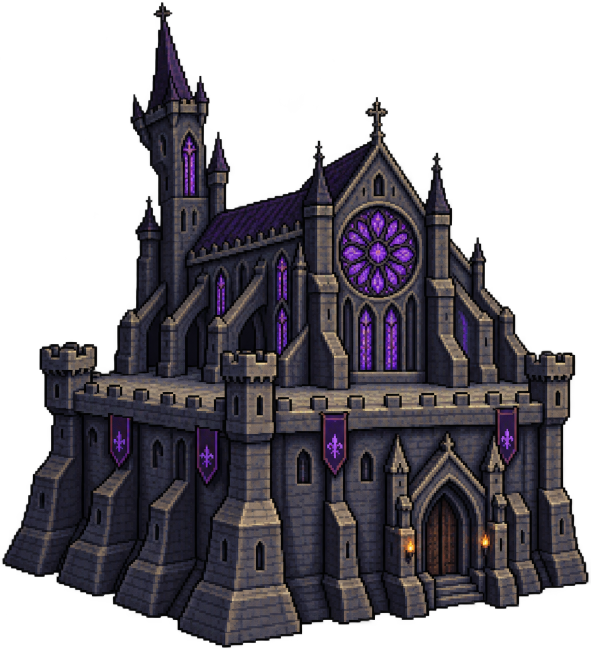
#> input picture assets/castles/dark-16bit-v2.png, 1182 x 1330 px, given in place of full.png, which was not available (shown at 1/2 size)
$ python export.py ../../assets/castles ../../assets/castles/fire-16bit.png ../../assets/castles/fire-16bit.png
#> lines starting #> are read from the running program, lines starting #| are printed output that depends on the picture; after the words box and inside, x2 and y2 are one past the last pixel; in counts of white or black regions, pixels touching at a corner belong together; pictures that were not available may be replaced by others from this repository, and a replacement may not be noted
# Exports the Pip icon to Play Store, iOS, Capacitor source and Android mipmap sizes.
# python3 export.py PXDIR OUTDIR [APPDIR]
from PIL import Image
import sys, os
px, od = sys.argv[1], sys.argv[2]; app = sys.argv[3] if len(sys.argv) > 3 else None
def up(im, size):
    # integer nearest upscale, then one smooth resample to the exact size: crisp, even pixels
    k = -(-size // im.width) * 4
    return im.resize((im.width * k, im.height * k), Image.NEAREST).resize((size, size), Image.LANCZOS)
full60 = Image.open(f'{px}/full.png').convert('RGBA'); fg60 = Image.open(f'{px}/fg.png'); bg60 = Image.open(f'{px}/bg.png').convert('RGB')
#> further down, full60 is the input picture: PIL image 1182x1330 RGBA; mean R, G, B, A 28.4, 25.1, 30.6, 134.2
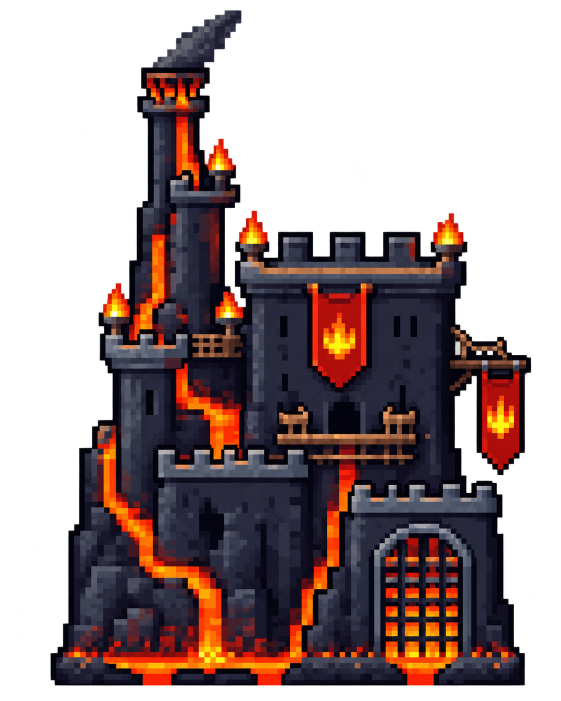
#> input picture assets/castles/fire-16bit.png, 1122 x 1402 px, given in place of fg.png, which was not available (shown at 1/2 size)
#> further down, fg60 is the input picture: PIL image 1122x1402 RGBA; mean R, G, B, A 37.8, 21.7, 21.6, 126.9
#> after `bg60 = Image.open(f'{px}/bg.png').convert('RGB')`:
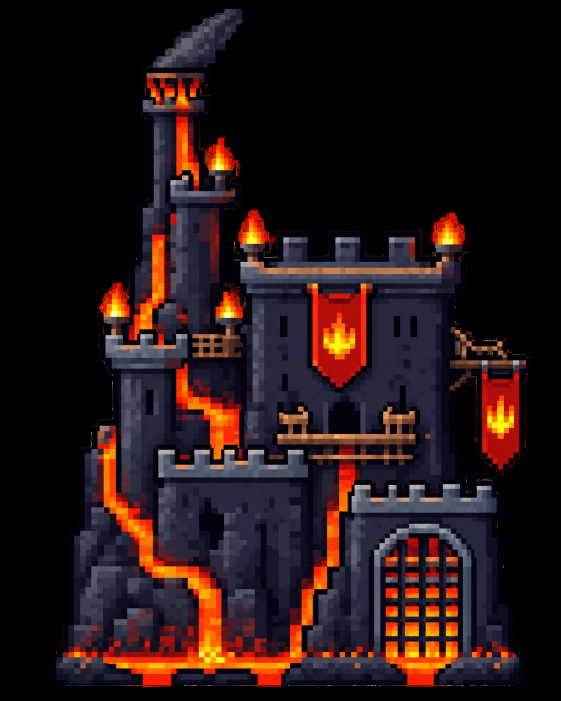
#> bg60: PIL image 1122x1402 RGB (shown at 1/2 size); mean R, G, B 37.8, 21.7, 21.6
vis = (11, 11, 55, 55)  # the visible 72dp of the 108dp adaptive layer
icon = full60.crop(vis).convert('RGB'); fgv = fg60.crop(vis); bgv = bg60.crop(vis)
#> after `icon = full60.crop(vis).convert('RGB')`: icon: PIL image 44x44 RGB; every value is 0
#> after `fgv = fg60.crop(vis)`: fgv: PIL image 44x44 RGBA; every value is 0
os.makedirs(od, exist_ok=True)
up(icon, 512).save(f'{od}/play-store-icon-512.png')
#> in up, `return im.resize((im.width * k, im.height * k), Image.NEAREST).resize(..`: returned value: PIL image 512x512 RGB; every value is 0
up(icon, 1024).save(f'{od}/app-icon-1024.png')
#> in up (call 2), `return im.resize((im.width * k, im.height * k), Image.NEAREST).resize(..`: returned value: PIL image 1024x1024 RGB; every value is 0
icon.save(f'{od}/app-icon-44px-source.png')
up(fg60, 1024).save(f'{od}/adaptive-foreground-1024.png'); up(bg60, 1024).save(f'{od}/adaptive-background-1024.png')
#> call 3 of up, with size = 1024
#> in up (call 3), `return im.resize((im.width * k, im.height * k), Image.NEAREST).resize(..`:
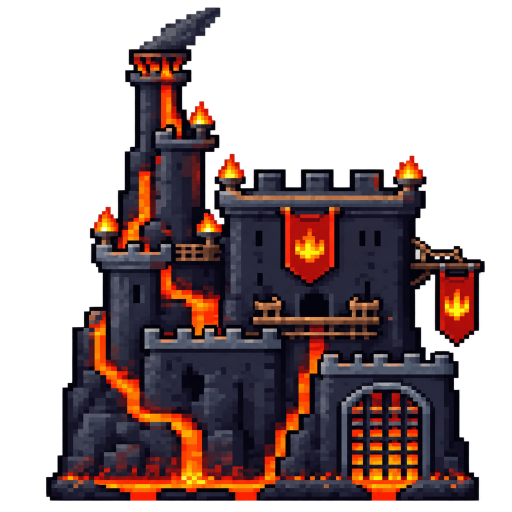
#> returned value: PIL image 1024x1024 RGBA (shown at 1/2 size); mean R, G, B, A 37.6, 21.6, 21.5, 126.9; transparent parts drawn white
#> call 4 of up, with size = 1024
#> in up (call 4), `return im.resize((im.width * k, im.height * k), Image.NEAREST).resize(..`:
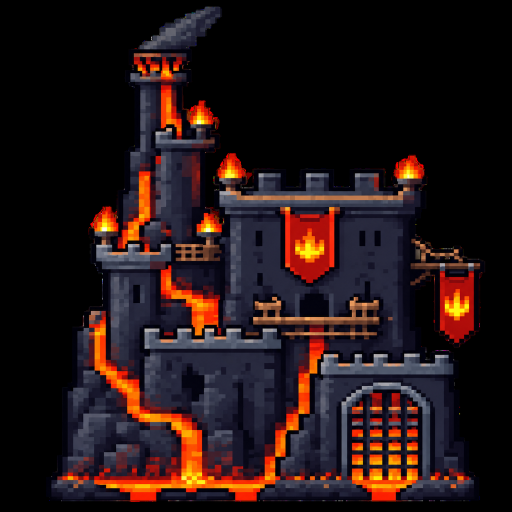
#> returned value: PIL image 1024x1024 RGB (shown at 1/2 size); mean R, G, B 37.8, 21.7, 21.7
if app:
    up(icon, 1024).save(f'{app}/app/icons/icon-only.png')
    up(fg60, 1024).save(f'{app}/app/icons/icon-foreground.png')
    up(bg60, 1024).save(f'{app}/app/icons/icon-background.png')
    up(icon, 1024).save(f'{app}/ios/App/App/Assets.xcassets/AppIcon.appiconset/AppIcon-512@2x.png')
    res = f'{app}/android/app/src/main/res'
    from PIL import ImageDraw
    for d, s in dict(ldpi=36, mdpi=48, hdpi=72, xhdpi=96, xxhdpi=144, xxxhdpi=192).items():
        f = f'{res}/mipmap-{d}'
        up(fgv, s).save(f'{f}/ic_launcher_foreground.png'); up(bgv, s).save(f'{f}/ic_launcher_background.png')
        sq = up(icon, s).convert('RGBA')
        m = Image.new('L', (s * 4, s * 4), 0); ImageDraw.Draw(m).rounded_rectangle((0, 0, s * 4 - 1, s * 4 - 1), radius=s * 4 // 6, fill=255)
        sq.putalpha(m.resize((s, s), Image.LANCZOS)); sq.save(f'{f}/ic_launcher.png')
        rd = up(icon, s).convert('RGBA'); m = Image.new('L', (s * 4, s * 4), 0); ImageDraw.Draw(m).ellipse((0, 0, s * 4 - 1, s * 4 - 1), fill=255)
        rd.putalpha(m.resize((s, s), Image.LANCZOS)); rd.save(f'{f}/ic_launcher_round.png')
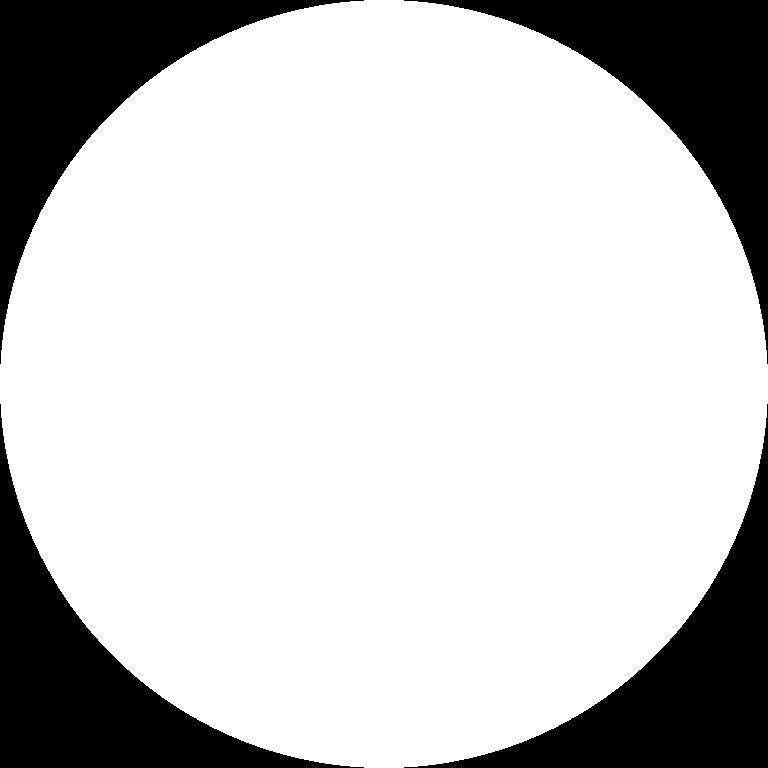
#> m: PIL image 768x768 L; 78.5% white; 4 black regions, box (x1, y1, x2, y2) and area: (0, 0, 364, 364) 31677, (404, 0, 768, 364) 31677, (0, 404, 364, 768) 31677, (404, 404, 768, 768) 31677
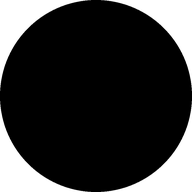
#> rd: PIL image 192x192 RGBA; mean R, G, B, A 0, 0, 0, 200.2; transparent parts drawn white
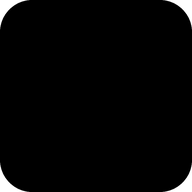
#> sq: PIL image 192x192 RGBA; mean R, G, B, A 0, 0, 0, 248.9; transparent parts drawn white
print('ok')
